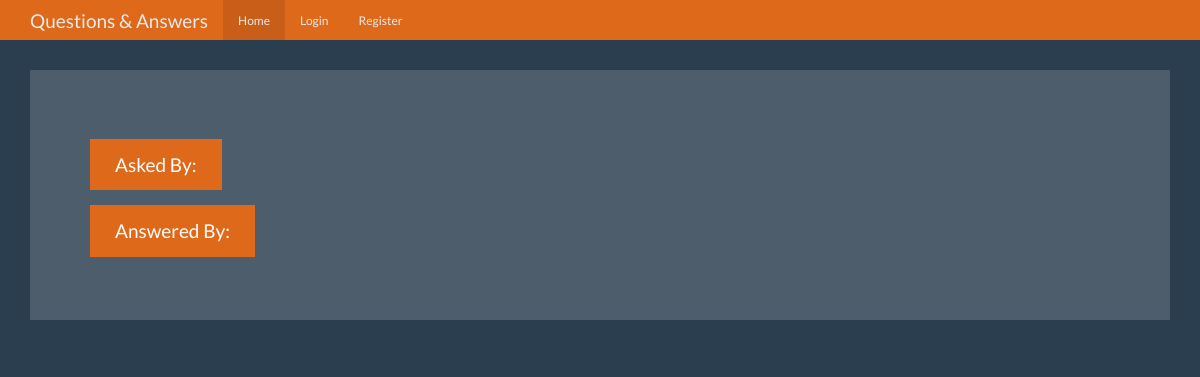
Page /question/3 on the earlier database version.
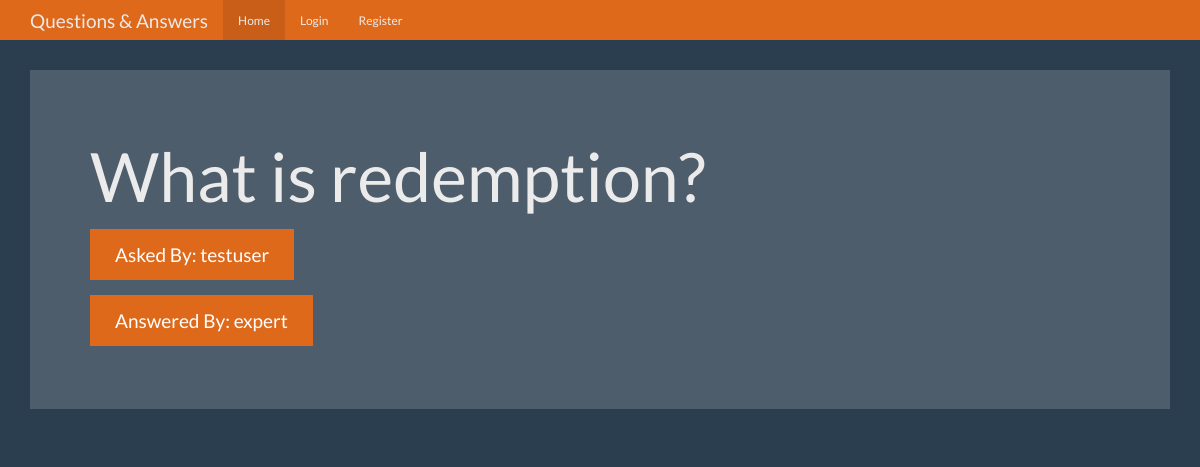
Same page on the later database version.
### tables this page shows
CREATE TABLE questions (
    id integer primary key autoincrement,
    question_text text not null,
    answer_text text,
    asked_by_id integer not null,
    expert_id integer not null
);

CREATE TABLE users(
    id integer primary key autoincrement,
    name text not null,
    password text not null,
    expert boolean not null,
    admin boolean not null
);

### app.py (the view)
@app.route('/question/<question_id>')
def question(question_id):
    user = current_user()
    db = get_db()
    question_cur = db.execute('''select
                                    questions.id, questions.question_text,
                                    askers.name as asker_name,
                                    experts.name as expert_name
                                from questions
                                join users as askers on askers.id = questions.asked_by_id
                                join users as experts on experts.id = questions.expert_id
                                where questions.id = ?''', [question_id])
    question = question_cur.fetchone()
    return render_template('question.html', question = question)

### app.py (called while the page is built)
def current_user():
    user_result = None
    if 'user' in session:
        user = session['user']
        db = get_db()
        user_cur = db.execute('select id, name, password, expert, admin from users where name = ?',[user])
        user_result = user_cur.fetchone()
    return user_result

### database.py (called while the page is built)
def connect_db():
    sql = sqlite3.connect("C:/Users/Leyeseyi/Desktop/UDACITY FSND/PSYCOPG/qnaapp/questions.db")
    sql.row_factory = sqlite3.Row
    return sql

def get_db():
    if not hasattr(g, 'sqlite_db'):
        g.sqlite_db = connect_db()
    return g.sqlite_db

### templates/question.html (shortened to what this page needs)
<!DOCTYPE html>
<html lang="en">
  <head>
    <link href="{{url_for('static',filename='bootstrap.min.css')}}" rel="stylesheet">
    <link href="{{url_for('static',filename='theme.css')}}" rel="stylesheet">
  </head>
  <body>
    <nav class="navbar navbar-inverse navbar-fixed-top">
      <div class="container">
        <div class="navbar-header">
          <a class="navbar-brand" href="#">Questions & Answers</a>
        </div>
        <div id="navbar" class="navbar-collapse collapse">
          <ul class="nav navbar-nav">
            <li class="active"><a href="{{ url_for('index') }}">Home</a></li>
            {% if not user %}
            <li><a href="{{ url_for('login') }}">Login</a></li>
            <li><a href="{{ url_for('register') }}">Register</a></li>
            {% endif %}
          </ul>
        </div>
      </div>
    </nav>
    <div class="container theme-showcase" role="main">
      <div class="jumbotron">
        <h1>{{question['question_text']}}</h1>
        <p><a class="btn btn-primary btn-lg">Asked By: {{question['asker_name']}}</a></p>
        <p><a class="btn btn-primary btn-lg">Answered By: {{question['expert_name']}}</a></p>
      </div>
    </div>
  </body>
</html>

Differences in the rows shown:
added questions: question_text "What is redemption?"
now on this page (row unchanged): users: asker_name "testuser"
now on this page (row unchanged): users: expert_name "expert"
